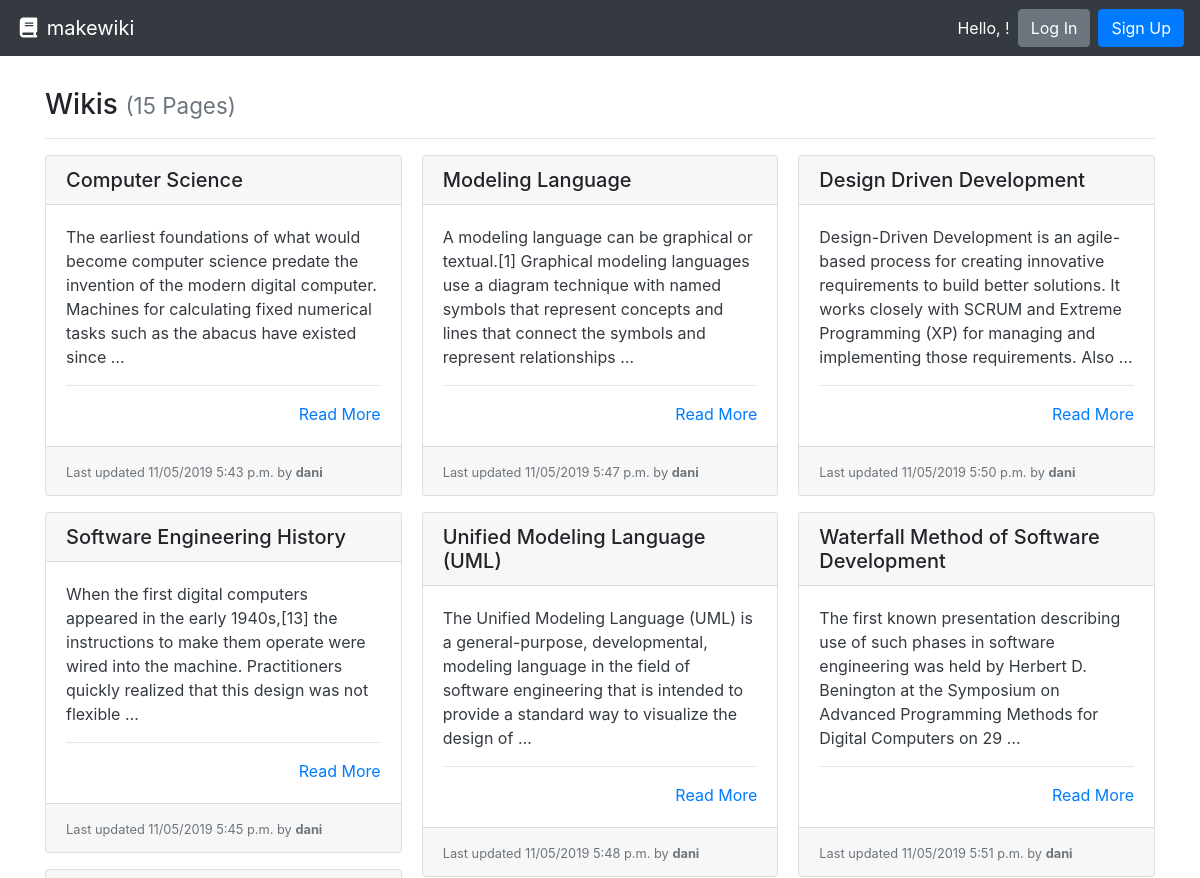
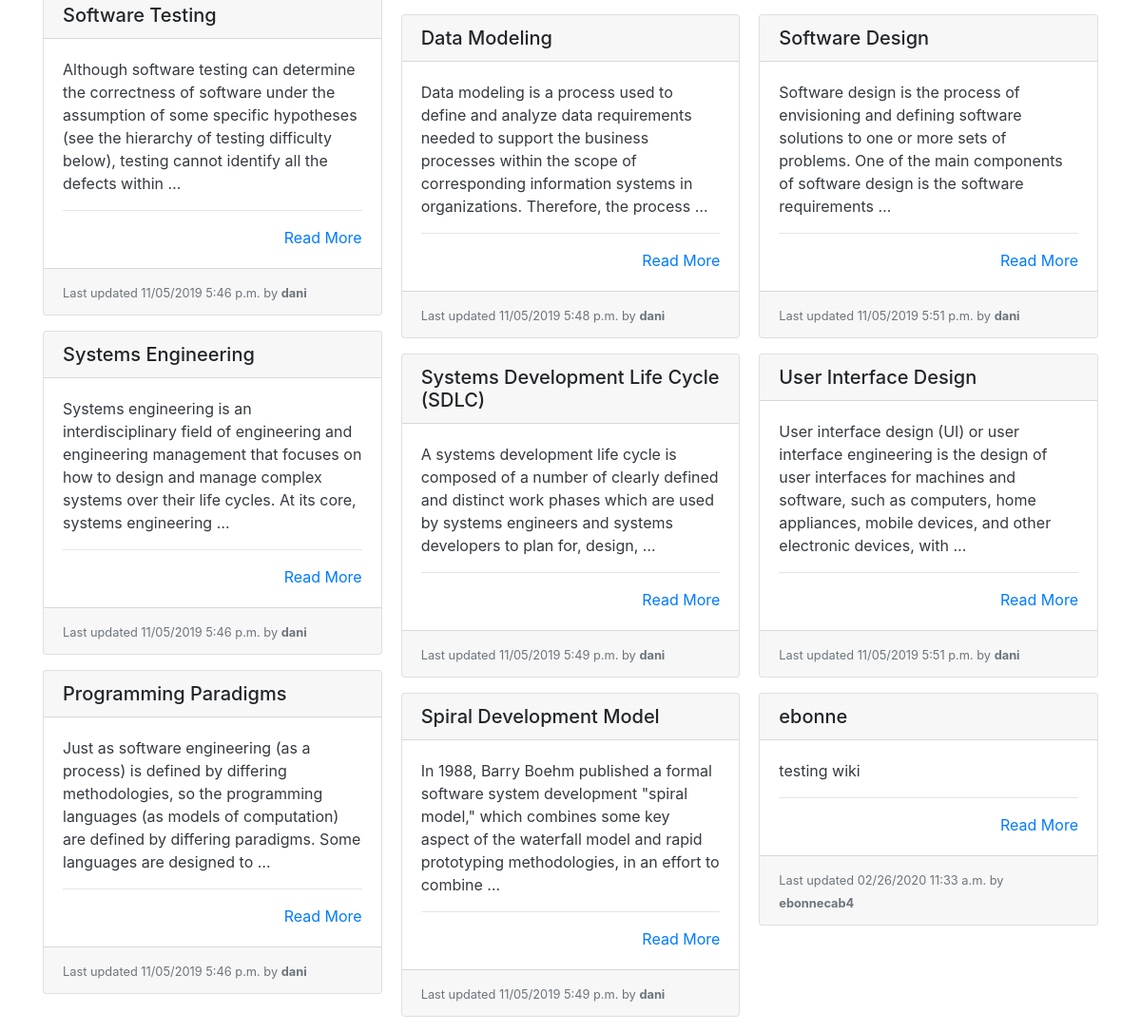
Before: / with the older database file (2 pictures, top to bottom).
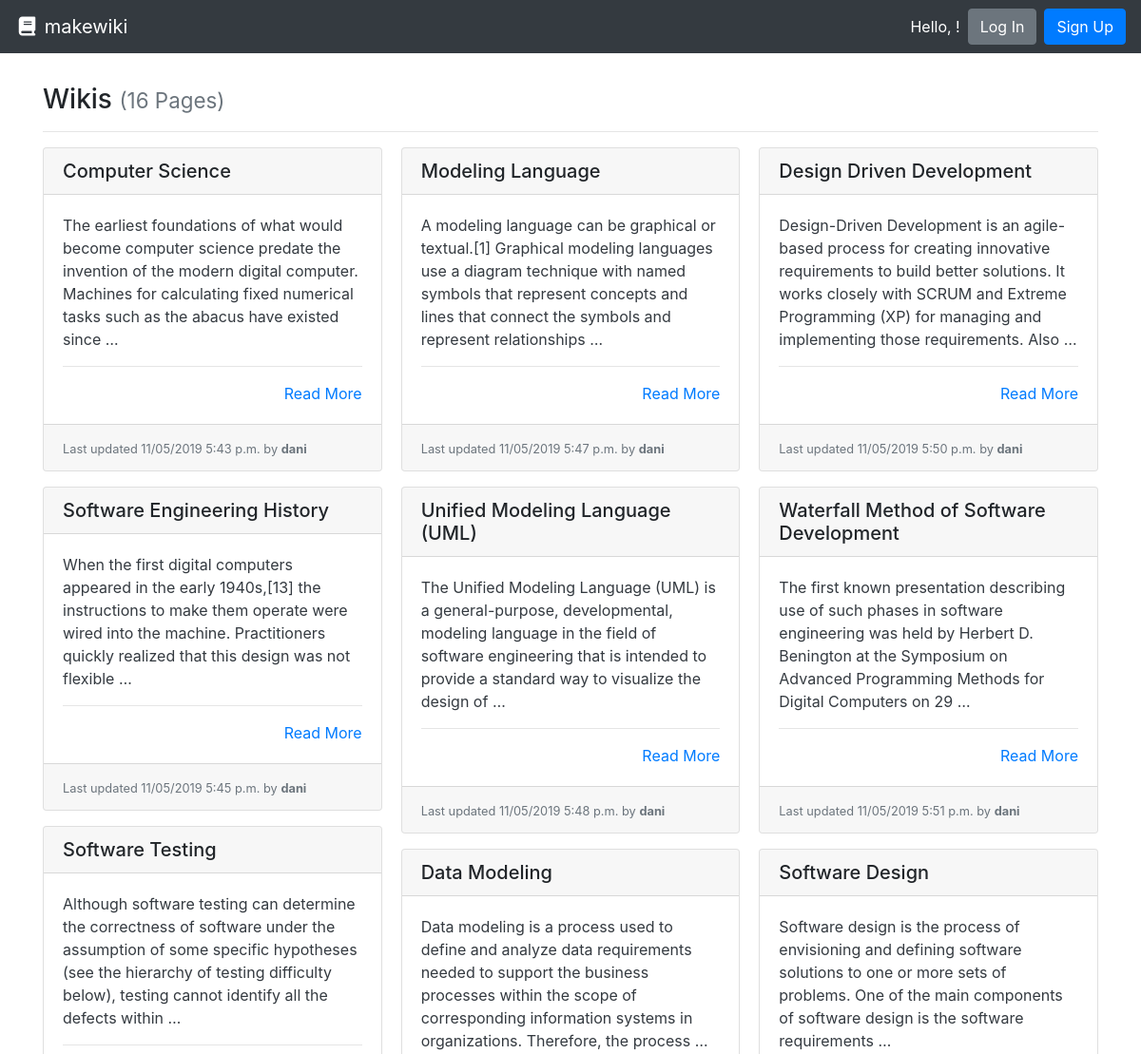
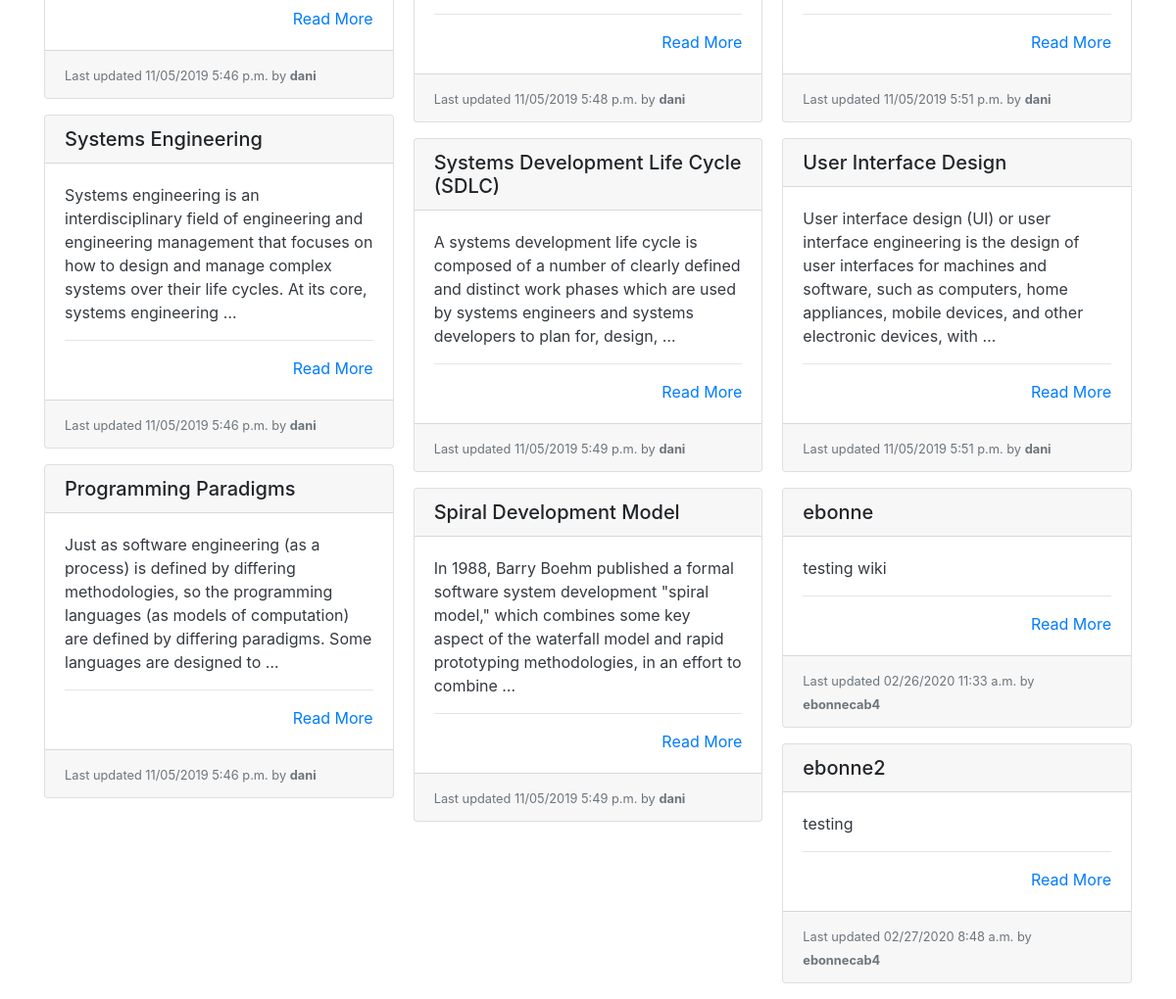
After: the same page with the newer database file (2 pictures, top to bottom).
### wiki/models.py (models this page shows, shortened)
class Page(models.Model):
    title = models.CharField(max_length=settings.WIKI_PAGE_TITLE_MAX_LENGTH, unique=True,
                             help_text="Title of your page.")
    author = models.ForeignKey(User, on_delete=models.PROTECT,
                               help_text="The user that posted this article.")
    slug = models.CharField(max_length=settings.WIKI_PAGE_TITLE_MAX_LENGTH, blank=True, editable=False,
                            help_text="Unique URL path to access this page. Generated by the system.")
    content = models.TextField(
        help_text="Write the content of your page here.")
    created = models.DateTimeField(auto_now_add=True,
                                   help_text="The date and time this page was created. Automatically generated when the model saves.")
    modified = models.DateTimeField(auto_now=True,
                                    help_text="The date and time this page was updated. Automatically generated when the model updates.")

### wiki/views.py (the view)
# urls.py: path('', PageListView.as_view(), name='wiki-list-page'),
class PageListView(ListView):
    model = Page
    def get(self, request):
        pages = self.get_queryset().all()
        return render(request, 'list.html', {
          'pages': pages
        })

### wiki/templates/list.html
{% extends "base.html" %}
{% block content %}
  <h3>Wikis {% if pages %}<small class="text-muted">({{ pages|length }} Page{{ pages|length|pluralize:"s" }})</small>{% endif %}</h3>
  <hr>
  {% if pages %}
    <div class="card-columns">
      {% for page in pages %}
        {% include "partials/card.html" %}
      {% endfor %}
    </div>
  {% else %}
    <div class="alert alert-primary" role="alert">No pages to display.</div>
  {% endif %}
{% endblock %}

### templates/base.html (shortened to what this page needs)
<!doctype html>
<html lang="en">
  <head>
    <link rel="stylesheet" href="https://stackpath.bootstrapcdn.com/bootstrap/4.3.1/css/bootstrap.min.css"
>
  </head>
  <body>
    <nav class="navbar navbar-expand-md navbar-dark bg-dark">
      <a class="navbar-brand" href="{% url 'wiki-list-page' %}"><i class="fas fa-fw fa-book"></i> makewiki</a>
      <form class="form-inline ml-auto">
        <div class="text-white">Hello, <strong>{{ user.username }}</strong>!</div>
        {% if user.is_authenticated %}
          <a href="{% url 'new' %}" class="btn btn-success ml-4">New Page</a>
          <a href="{% url 'logout' %}" class="btn btn-danger ml-2">Log Out</a>
        {% else %}
        <a href="{% url 'login' %}" class="btn btn-secondary ml-2">Log In</a>
        <a href="{% url 'signup' %}" class="btn btn-primary ml-2">Sign Up</a>
        {% endif %}
      </form>
    </nav>
    <main role="main" class="container" style="margin-top: 4vh;">
      {% block content %}{% endblock %}
    </main>
  </body>

### wiki/templates/partials/card.html
<div class="card mb-3">
  <h5 class="card-header ">{{ page.title }}</h5>
  <div class="card-body border-dark">
    <p class="card-text text-dark">
      {{ page.content|truncatewords_html:30 }}
      <hr>
      <div class="text-right"><a href="{% url 'wiki-details-page' page.slug %}" title="Read More">Read More</a></div>
  </div>
  <div class="card-footer">
    <small class="text-muted">Last updated {{ page.modified|date:"SHORT_DATETIME_FORMAT" }} by <b>{{ page.author.username }}</b></small>
  </div>
</div>

Changed rows visible on the page:
added Page: title "ebonne2", content "testing", modified "02/27/2020 8:48 a.m.", author.username "ebonnecab4"
Other visible differences:
{{ pages|length }}: "15" → "16"
